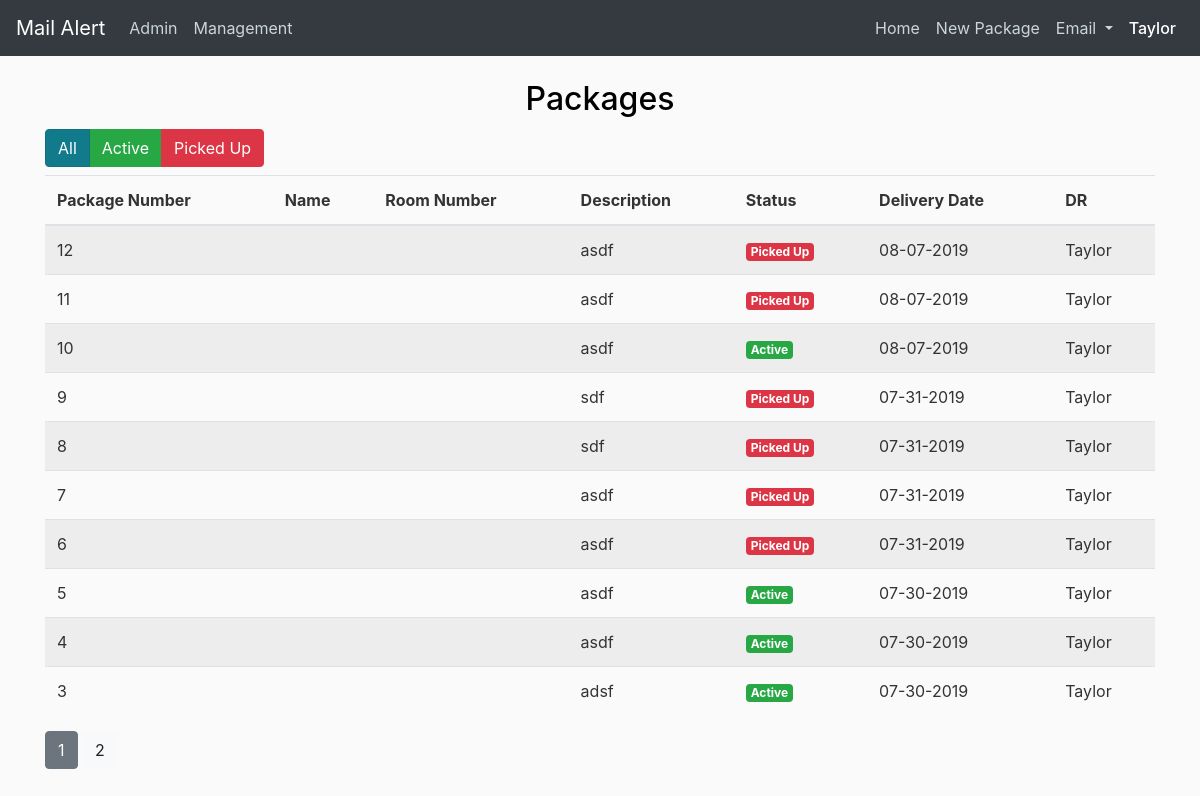
/packages (signed in), run on an earlier commit of the app's database.
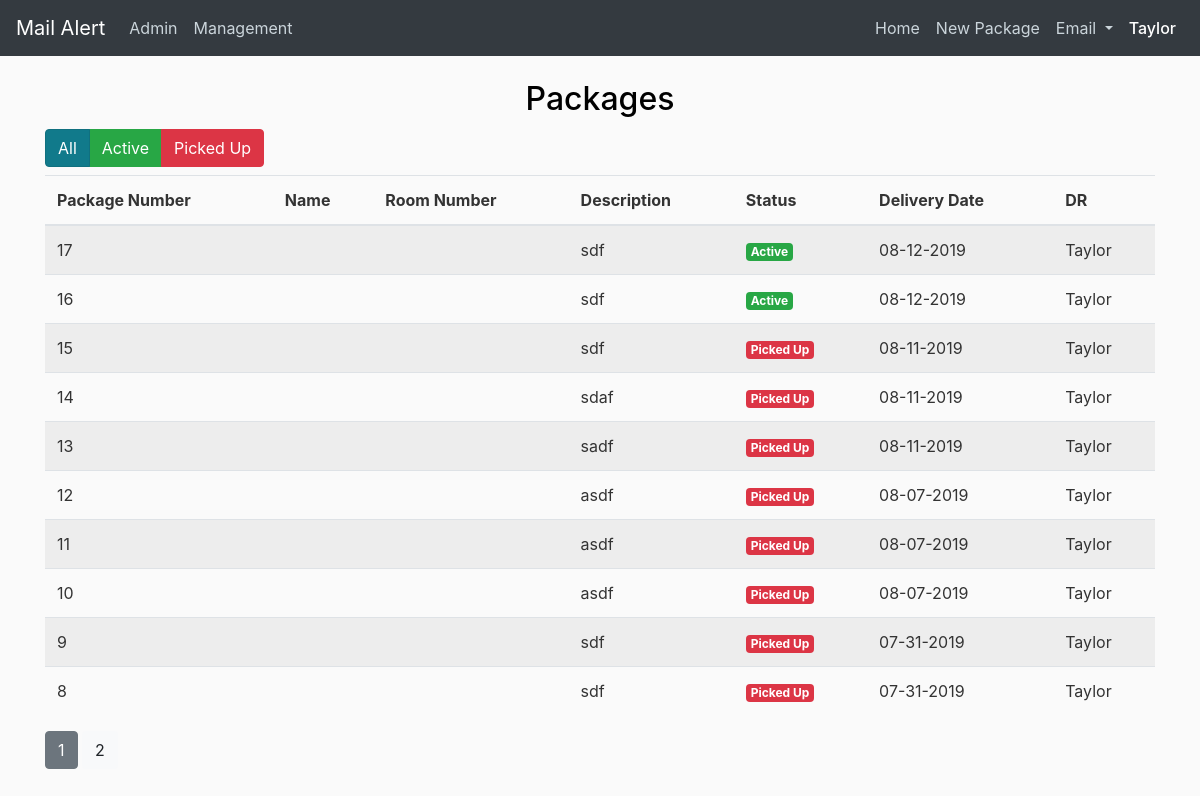
And on a later commit of the database.
### mailalert/models.py (models this page shows, shortened)
class Employee(db.Model, UserMixin):
    id = db.Column(db.Integer, primary_key=True)
    hired_date = db.Column(db.DateTime, nullable=False, default=datetime.now)
    email = db.Column(db.String(120), unique=True, nullable=False)
    fname = db.Column(db.String(100), nullable=False)
    lname = db.Column(db.String(100), nullable=False)
    password = db.Column(db.String(60), nullable=False)
    access = db.Column(db.String, nullable=False, default="DR")
    hall_id = db.Column(db.Integer, db.ForeignKey('hall.id'))
    def is_admin(self):
        return self.access == 'Admin'
    def allowed(self, access_level):
        return ACCESS[self.access] >= ACCESS[access_level]

class Package(db.Model):
    id = db.Column(db.Integer, primary_key=True)
    status = db.Column(db.String(100), nullable=False, default="Active")
    description = db.Column(db.String(250), nullable=False)
    delivery_date = db.Column(
        db.DateTime, nullable=False, default=datetime.now)
    picked_up_date = db.Column(db.DateTime)
    dr = db.Column(db.String(100), nullable=False)
    perishable = db.Column(db.Boolean, default=False, nullable=False)
    student_id = db.Column(db.Integer, db.ForeignKey('student.id'))

### mailalert/packages/routes.py (the view)
@packages.route("/packages", methods=['GET'])
@login_required
def package():
    page = request.args.get('page', 1, type=int)
    packages = Package.query.filter_by(perishable=False).order_by(
        Package.delivery_date.desc()).paginate(page=page, per_page=10)
    return render_template('packages.html', title="Packages", packages=packages)

### mailalert/models.py (called while the page is built)
@login_manager.user_loader
def load_user(id):
    return Employee.query.get(int(id))

### mailalert/templates/packages.html (shortened to what this page needs)
{% extends "layout_with_navbar.html" %}
{%block content %}
<div style="margin-left:auto; margin-right:auto;">
    <h2 style=text-align:center;color:black>Packages</h2>
    <h2>
        <div class="btn-group btn-group-toggle" data-toggle="buttons">
            <label class="btn btn-info active">
                <input style="visibility:hidden" type="radio" name="status" value="all" checked="checked"> All
            </label>
            <label class="btn btn-success">
                <input style="visibility:hidden" type="radio" name="status" value="active"> Active
            </label>
            <label class="btn btn-danger">
                <input style="visibility:hidden" type="radio" name="status" value="picked-up"> Picked Up
            </label>
        </div>
    </h2>
</div>
<table id="packagesTable" class="table table-striped table-hover">
    <thead>
        <tr>
            <th>Package&nbsp;Number</th>
            <th>Name</th>
            <th>Room&nbsp;Number</th>
            <th>Description</th>
            <th>Status</th>
            <th>Delivery Date</th>
            <th>DR</th>
        </tr>
    </thead>
    <tbody>
        {% for package in packages.items %}
        <tr data-status="active">
            <td>{{ package.id }}</td>
            <td>{{ package.fname }} {{ package.lname }}</td>
            <td>{{ package.roomNum }}</td>
            <td>{{ package.description }}</td>
            {% if package.status == "Active" %}
            <td><span class="badge badge-success">{{ package.status }}</span></td>
            {% elif package.status == "Picked Up" %}
            <td><span class="badge badge-danger">{{ package.status }}</span></td>
            {% endif %}
            <td>{{ package.delivery_date.strftime('%m-%d-%Y') }}</td>
            <td>{{ package.dr }}</td>
        </tr>
        {% endfor %}
    </tbody>
</table>
{% for page_num in packages.iter_pages(left_edge=1, right_edge=1, left_current=3, right_current=3) %}
{% if page_num %}
{% if packages.page == page_num %}
<a class="btn btn-secondary mb-4" href="{{ url_for('packages.package', page=page_num) }}">{{ page_num }}</a>
{% else %}
<a class="btn btn-light mb-4" href="{{ url_for('packages.package', page=page_num) }}">{{ page_num }}</a>
{% endif %}
{% else %}
....
{% endif %}
{% endfor %}
</div>
{% endblock %}

### mailalert/templates/layout_with_navbar.html (shortened to what this page needs)
<!DOCTYPE html>
<html>
<head>
  <link rel="stylesheet" href="https://maxcdn.bootstrapcdn.com/bootstrap/4.0.0/css/bootstrap.min.css"
>
  <link rel="stylesheet" type="text/css" href="{{ url_for('static', filename='main.css') }}">
  <link rel="stylesheet" href="https://maxcdn.bootstrapcdn.com/font-awesome/4.7.0/css/font-awesome.min.css">
</head>
<body>
  <header class="site-header">
    <nav class="navbar navbar-expand-lg navbar-dark bg-dark fixed-top">
      <a class="navbar-brand" href="/">Mail Alert</a>
      <div class="collapse navbar-collapse" id="navbarNavDropdown">
        <ul class="navbar-nav">
          {% if current_user.is_admin() %}
          <li class="nav-item">
            <a class="nav-link" href="{{ url_for('admin.index') }}">Admin<span class="sr-only">(current)</span></a>
          </li>
          {% endif %}
          {% if current_user.allowed('Building Director') %}
            <li class="nav-item">
              <a class="nav-link" href="{{ url_for('employees.management') }}">Management<span class="sr-only">(current)</span></a>
            </li>
          {% endif %}
        </ul>
        <ul class="navbar-nav ml-auto">
          <li class="nav-item">
            <a class="nav-link" href="/">Home <span class="sr-only">(current)</span></a>
          </li>
          <li class="nav-item">
            <a class="nav-link" href="{{ url_for('packages.newPackage') }}">New Package<span class="sr-only">(current)</span></a>
          </li>
          <li class="nav-item dropdown">
            <a class="nav-link dropdown-toggle" href="#" id="navbarDropdownMenuLink" data-toggle="dropdown"
              aria-haspopup="true" aria-expanded="false">
              Email
            </a>
          </li>
          <li class="nav-item dropdown">
              <a class="nav-link active" href="#" id="navbarDropdownMenuLink" data-toggle="dropdown"
                aria-haspopup="true" aria-expanded="false">
                {{ current_user.fname }}
              </a>
            </li>
        </ul>
      </div>
    </nav>
  </header>
  <main role="main" class="container">
    <div class="row">
      <div class="col-md-12">
        {% block content %}{% endblock %}
    </div>
  </main>
</body>
</html>

### mailalert/static/main.css (style rules this page uses)
body { background: #fafafa; color: #333333; margin-top: 5rem; }
h1, h2, h3, h4, h5, h6 { color: #444444; }
.site-header .navbar-nav .nav-link { color: #cbd5db; }
.site-header .navbar-nav .nav-link.active { font-weight: 500; }

What changed in the data, as far as the page shows it:
no longer on this page (row unchanged): Package: id "7", description "asdf", status "Picked Up", delivery_date "07-31-2019", dr "Taylor"
no longer on this page (row unchanged): Package: id "6", description "asdf", status "Picked Up", delivery_date "07-31-2019", dr "Taylor"
no longer on this page (row unchanged): Package: id "5", description "asdf", status "Active", delivery_date "07-30-2019", dr "Taylor"
no longer on this page (row unchanged): Package: id "4", description "asdf", status "Active", delivery_date "07-30-2019", dr "Taylor"
no longer on this page (row unchanged): Package: id "3", description "adsf", status "Active", delivery_date "07-30-2019", dr "Taylor"
added Package: id "17", description "sdf", status "Active", delivery_date "08-12-2019", dr "Taylor"
added Package: id "16", description "sdf", status "Active", delivery_date "08-12-2019", dr "Taylor"
added Package: id "15", description "sdf", status "Picked Up", delivery_date "08-11-2019", dr "Taylor"
added Package: id "14", description "sdaf", status "Picked Up", delivery_date "08-11-2019", dr "Taylor"
added Package: id "13", description "sadf", status "Picked Up", delivery_date "08-11-2019", dr "Taylor"
changed Package id 10: status "Active" → "Picked Up"
